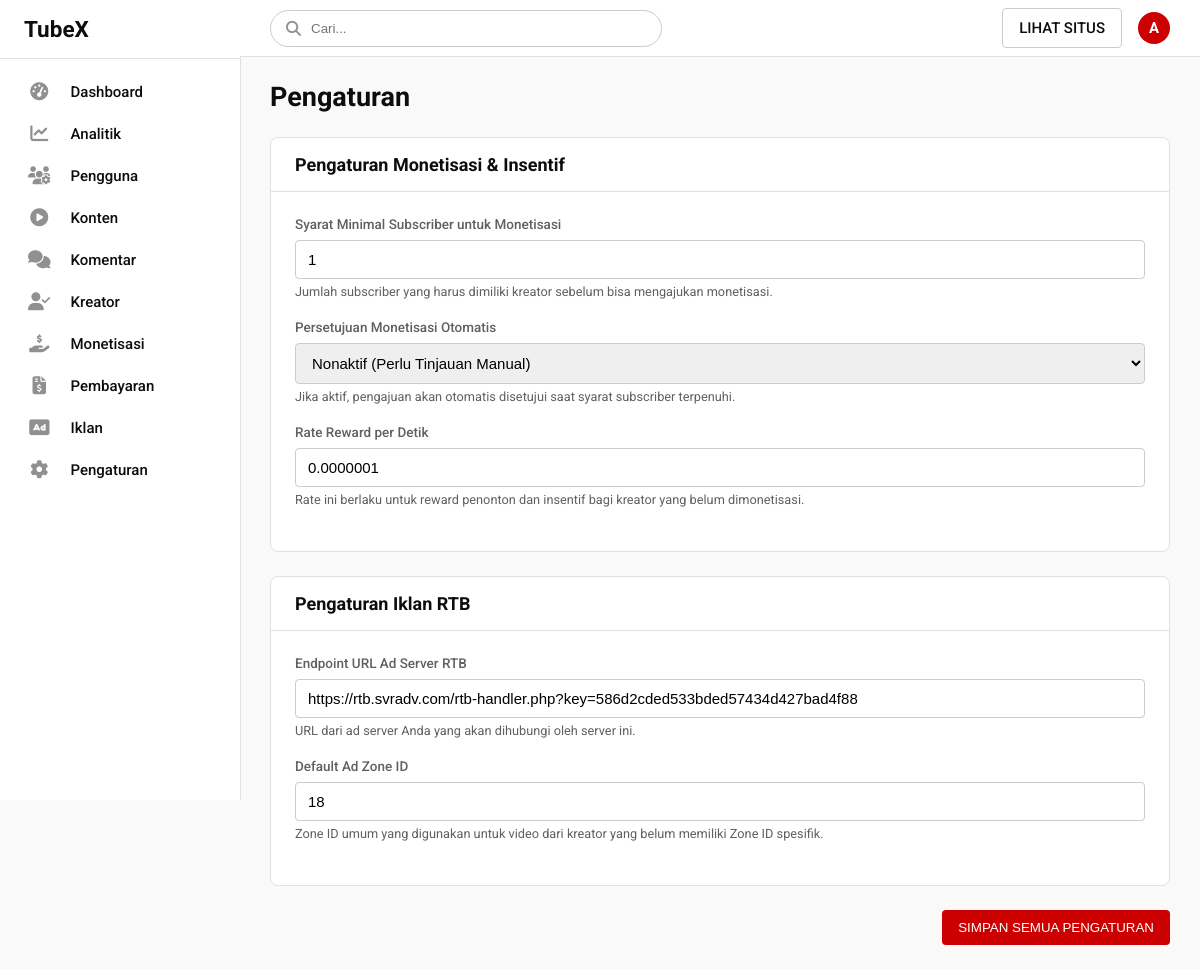
Screenshot of /admin/settings.php (signed in) with the database file from the repository.
### tables this page shows
CREATE TABLE `settings` (
  `setting_key` varchar(50) NOT NULL,
  `setting_value` varchar(255) NOT NULL
);

### includes/functions.php (called while the page is built, shortened)
<?php
function get_setting($key, $pdo, $default = null) {
    $stmt = $pdo->prepare("SELECT setting_value FROM settings WHERE setting_key = ?");
    $stmt->execute([$key]);
    $value = $stmt->fetchColumn();
    return $value !== false ? $value : $default;
}

### admin/settings.php (the view, shortened to what this page needs)
<?php
require_once '../includes/db_connect.php';
require_once '../includes/functions.php';
$reward_rate = get_setting('reward_rate_per_second', $pdo, '0.0000001');
$min_subscribers = get_setting('min_subscribers_for_monetization', $pdo, 100);
$auto_approve = get_setting('auto_approve_monetization', $pdo, 'off');
$rtb_endpoint_url = get_setting('rtb_endpoint_url', $pdo, '');
$default_ad_zone_id = get_setting('default_ad_zone_id', $pdo, '');
include '../includes/templates/header_admin.php';
?>
<h1>Pengaturan</h1>
<form method="POST">
    <div class="admin-section">
        <div class="section-header">
            <h2>Pengaturan Monetisasi & Insentif</h2>
        </div>
        <div class="content">
            <label for="min_subscribers">Syarat Minimal Subscriber untuk Monetisasi</label>
            <input type="number" id="min_subscribers" name="min_subscribers_for_monetization" value="<?= htmlspecialchars($min_subscribers) ?>">
            <small class="form-hint">Jumlah subscriber yang harus dimiliki kreator sebelum bisa mengajukan monetisasi.</small>
            <label for="auto_approve">Persetujuan Monetisasi Otomatis</label>
            <select id="auto_approve" name="auto_approve_monetization">
                <option value="off" <?= $auto_approve == 'off' ? 'selected' : '' ?>>Nonaktif (Perlu Tinjauan Manual)</option>
            </select>
            <small class="form-hint">Jika aktif, pengajuan akan otomatis disetujui saat syarat subscriber terpenuhi.</small>
            <label for="reward_rate">Rate Reward per Detik</label>
            <input type="text" id="reward_rate" name="reward_rate_per_second" value="<?= htmlspecialchars($reward_rate) ?>">
            <small class="form-hint">Rate ini berlaku untuk reward penonton dan insentif bagi kreator yang belum dimonetisasi.</small>
        </div>
    </div>
    <div class="admin-section">
        <div class="section-header">
            <h2>Pengaturan Iklan RTB</h2>
        </div>
        <div class="content">
            <label for="rtb_endpoint_url">Endpoint URL Ad Server RTB</label>
            <input type="text" id="rtb_endpoint_url" name="rtb_endpoint_url" value="<?= htmlspecialchars($rtb_endpoint_url) ?>" placeholder="http://rtb.svradv.com/rtb-handler.php?key=...">
            <small class="form-hint">URL dari ad server Anda yang akan dihubungi oleh server ini.</small>
            <label for="default_ad_zone_id">Default Ad Zone ID</label>
            <input type="text" id="default_ad_zone_id" name="default_ad_zone_id" value="<?= htmlspecialchars($default_ad_zone_id) ?>">
            <small class="form-hint">Zone ID umum yang digunakan untuk video dari kreator yang belum memiliki Zone ID spesifik.</small>
        </div>
    </div>
    <div style="text-align: right;">
        <button type="submit" class="btn btn-primary">Simpan Semua Pengaturan</button>
    </div>
</form>
<?php
include '../includes/templates/footer_admin.php';
?>

### assets/css/style_admin.css (style rules this page uses)
:root { --bg-main: #f9f9f9; --bg-sidebar: #ffffff; --bg-topbar: #ffffff; --bg-card: #ffffff; --text-primary: #0d0d0d; --text-secondary: #606060; --border-color: #e0e0e0; --primary-color: #cc0000; --primary-hover: #990000; --sidebar-icon: #909090; --sidebar-active-bg: #f2f2f2; --shadow: 0 1px 4px rgba(0, 0, 0, 0.04); --success-color: #16a34a; --danger-color: #dc2626; }
body { background-color: var(--bg-main); color: var(--text-primary); font-family: 'Roboto', sans-serif; margin: 0; font-size: 15px; }
.admin-content-area h1 { font-size: 1.8em; margin: 0 0 24px 0; }
.admin-section { background-color: var(--bg-card); border: 1px solid var(--border-color); border-radius: 8px; margin-bottom: 24px; }
.admin-section .section-header { display: flex; justify-content: space-between; align-items: center; padding: 16px 24px; border-bottom: 1px solid var(--border-color); }
.admin-section .section-header h2 { font-size: 1.2em; margin: 0; }
.admin-section .content { padding: 24px; }
form label { display: block; margin-bottom: 8px; font-weight: 500; color: var(--text-secondary); font-size: 0.9em; }
form input, form select, form textarea { width: 100%; padding: 10px 12px; margin-bottom: 20px; border-radius: 4px; border: 1px solid #ccc; box-sizing: border-box; font-size: 1em; }
.btn, button, .button { text-transform: uppercase; font-weight: 500; border-radius: 4px; padding: 10px 16px; border: none; cursor: pointer; text-decoration: none; transition: background-color 0.2s; }
.btn-primary, button[type="submit"] { background-color: var(--primary-color); color: white; }

### admin/settings.php (style rules this page uses)
.form-hint { display: block; margin-top: -15px; margin-bottom: 20px; font-size: 0.85em; color: var(--text-secondary); }

### rows the page displays
settings: min_subscribers_for_monetization "1"
settings: auto_approve_monetization "Nonaktif (Perlu Tinjauan Manual)"
settings: reward_rate_per_second "0.0000001"
settings: rtb_endpoint_url "https://rtb.svradv.com/rtb-handler.php?key=586d2cded533bded57434d427bad4f88"
settings: default_ad_zone_id "18"

### other values shown
substr($_SESSION['username'], 0, 1) "A"
